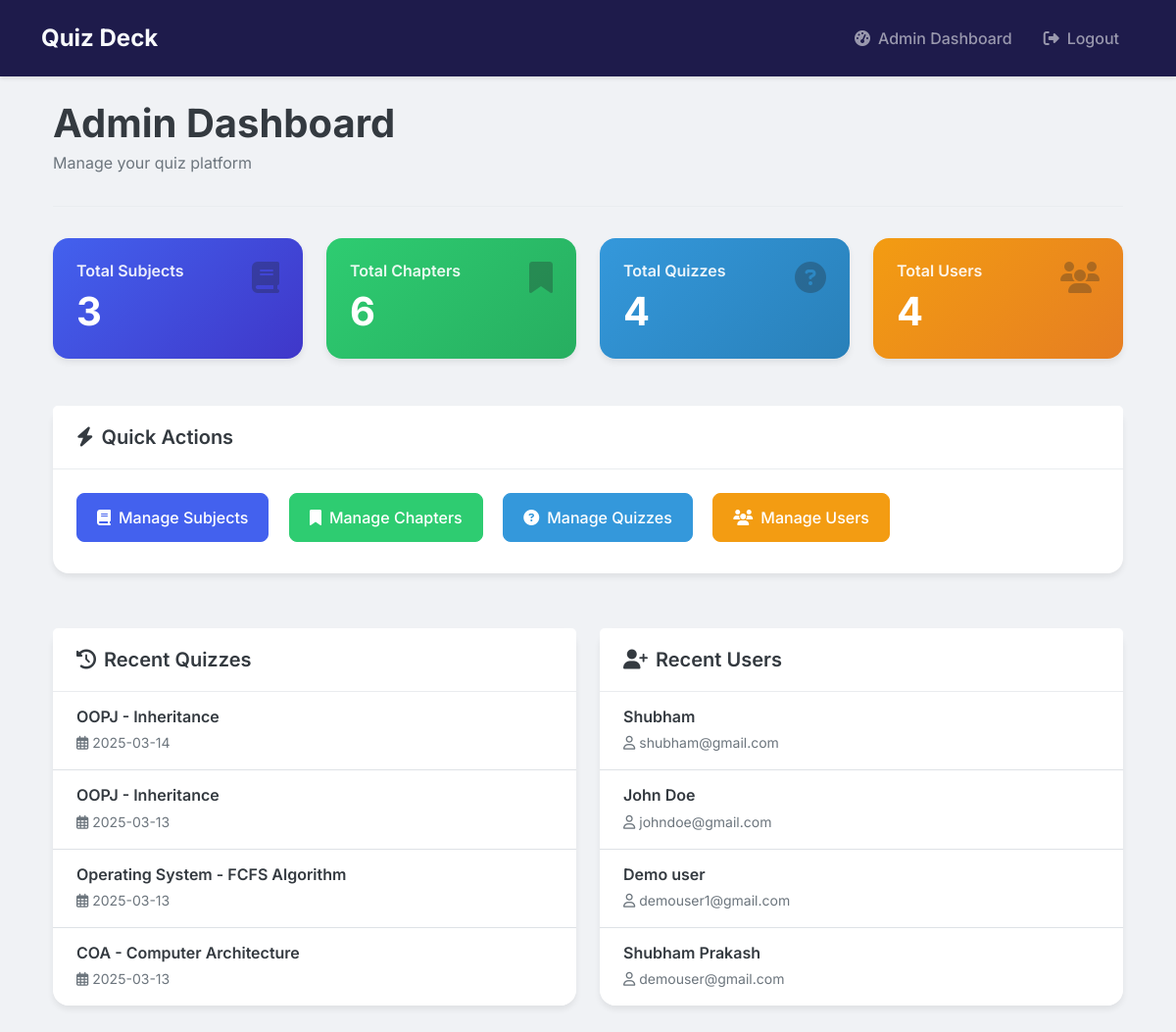
The app's page /admin/dashboard (signed in) with its own data.
### models/models.py (models this page shows)
class Quiz(db.Model):
    id = db.Column(db.Integer, primary_key=True)
    chapter_id = db.Column(db.Integer, db.ForeignKey('chapter.id'), nullable=False)
    date_of_quiz = db.Column(db.Date, nullable=False)
    time_duration = db.Column(db.Interval, nullable=False)
    remarks = db.Column(db.Text)
    questions = db.relationship('Question', backref='quiz', cascade='all, delete-orphan', lazy=True)
    scores = db.relationship('Score', backref='quiz', cascade='all, delete-orphan', lazy=True)

class Subject(db.Model):
    id = db.Column(db.Integer, primary_key=True)
    name = db.Column(db.String(100), nullable=False)
    description = db.Column(db.Text)
    chapters = db.relationship('Chapter', backref='subject', cascade='all, delete-orphan', lazy=True)

class Chapter(db.Model):
    id = db.Column(db.Integer, primary_key=True)
    name = db.Column(db.String(100), nullable=False)
    description = db.Column(db.Text)
    subject_id = db.Column(db.Integer, db.ForeignKey('subject.id'), nullable=False)
    quizzes = db.relationship('Quiz', backref='chapter', cascade='all, delete-orphan', lazy=True)

class User(UserMixin, db.Model):
    id = db.Column(db.Integer, primary_key=True)
    username = db.Column(db.String(120), unique=True, nullable=False)
    password = db.Column(db.String(200), nullable=False)
    full_name = db.Column(db.String(100), nullable=False)
    qualification = db.Column(db.String(100))
    dob = db.Column(db.Date)
    is_admin = db.Column(db.Boolean, default=False)
    quiz_scores = db.relationship('Score', backref='user', lazy=True)

### controllers/admin.py (the view)
@admin.route('/admin/dashboard')
@login_required
@admin_required
def dashboard():
    subjects_count = Subject.query.count()
    chapters_count = Chapter.query.count()
    quizzes_count = Quiz.query.count()
    users_count = User.query.filter_by(is_admin=False).count()
    recent_quizzes = Quiz.query.order_by(Quiz.date_of_quiz.desc()).limit(5).all()
    recent_users = User.query.filter_by(is_admin=False).order_by(User.id.desc()).limit(5).all()
    return render_template('admin/dashboard.html',
                         subjects_count=subjects_count,
                         chapters_count=chapters_count,
                         quizzes_count=quizzes_count,
                         users_count=users_count,
                         recent_quizzes=recent_quizzes,
                         recent_users=recent_users)

### app.py (called while the page is built)
@login_manager.user_loader
def load_user(user_id):
    return User.query.get(int(user_id))

### controllers/admin.py (called while the page is built)
def admin_required(f):
    @wraps(f)
    def decorated_function(*args, **kwargs):
        if not current_user.is_authenticated or not current_user.is_admin:
            flash('Access denied.', 'danger')
            return redirect(url_for('auth.login'))
        return f(*args, **kwargs)
    return decorated_function

### templates/admin/dashboard.html (shortened to what this page needs)
{% extends "base.html" %}
{% block content %}
<div class="container fade-in">
    <div class="dashboard-header">
        <div>
            <h1>Admin Dashboard</h1>
            <p class="subtitle">Manage your quiz platform</p>
        </div>
    </div>
    <div class="row mb-4">
        <div class="col-md-3 col-sm-6 mb-4">
            <div class="card stats-card primary">
                <div class="card-body">
                    <i class="fas fa-book icon"></i>
                    <h5 class="card-title">Total Subjects</h5>
                    <h2 class="card-text">{{ subjects_count }}</h2>
                </div>
            </div>
        </div>
        <div class="col-md-3 col-sm-6 mb-4">
            <div class="card stats-card success">
                <div class="card-body">
                    <i class="fas fa-bookmark icon"></i>
                    <h5 class="card-title">Total Chapters</h5>
                    <h2 class="card-text">{{ chapters_count }}</h2>
                </div>
            </div>
        </div>
        <div class="col-md-3 col-sm-6 mb-4">
            <div class="card stats-card info">
                <div class="card-body">
                    <i class="fas fa-question-circle icon"></i>
                    <h5 class="card-title">Total Quizzes</h5>
                    <h2 class="card-text">{{ quizzes_count }}</h2>
                </div>
            </div>
        </div>
        <div class="col-md-3 col-sm-6 mb-4">
            <div class="card stats-card warning">
                <div class="card-body">
                    <i class="fas fa-users icon"></i>
                    <h5 class="card-title">Total Users</h5>
                    <h2 class="card-text">{{ users_count }}</h2>
                </div>
            </div>
        </div>
    </div>
    <div class="row mb-4">
        <div class="col-md-12">
            <div class="card action-card">
                <div class="card-header">
                    <h5><i class="fas fa-bolt me-2"></i>Quick Actions</h5>
                </div>
                <div class="card-body">
                    <a href="{{ url_for('admin.manage_subjects') }}" class="btn action-btn primary">
                        <i class="fas fa-book"></i> Manage Subjects
                    </a>
                    <a href="{{ url_for('admin.manage_chapters') }}" class="btn action-btn success">
                        <i class="fas fa-bookmark"></i> Manage Chapters
                    </a>
                    <a href="{{ url_for('admin.manage_quizzes') }}" class="btn action-btn info">
                        <i class="fas fa-question-circle"></i> Manage Quizzes
                    </a>
                    <a href="{{ url_for('admin.manage_users') }}" class="btn action-btn warning">
                        <i class="fas fa-users"></i> Manage Users
                    </a>
                </div>
            </div>
        </div>
    </div>
    <div class="row">
        <div class="col-md-6 mb-4">
            <div class="card action-card">
                <div class="card-header">
                    <h5><i class="fas fa-history me-2"></i>Recent Quizzes</h5>
                </div>
                <div class="card-body p-0">
                    <div class="list-group custom-list-group">
                        {% for quiz in recent_quizzes %}
                        <div class="list-group-item">
                            <h6 class="mb-1">{{ quiz.chapter.subject.name }} - {{ quiz.chapter.name }}</h6>
                            <small><i class="far fa-calendar-alt me-1"></i>{{ quiz.date_of_quiz.strftime('%Y-%m-%d') }}</small>
                        </div>
                        {% else %}
                        <div class="list-group-item text-center py-4">
                            <p class="text-muted mb-0">No recent quizzes</p>
                        </div>
                        {% endfor %}
                    </div>
                </div>
            </div>
        </div>
        <div class="col-md-6 mb-4">
            <div class="card action-card">
                <div class="card-header">
                    <h5><i class="fas fa-user-plus me-2"></i>Recent Users</h5>
                </div>
                <div class="card-body p-0">
                    <div class="list-group custom-list-group">
                        {% for user in recent_users %}
                        <div class="list-group-item">
                            <h6 class="mb-1">{{ user.full_name }}</h6>
                            <small><i class="far fa-user me-1"></i>{{ user.username }}</small>
                        </div>
                        {% else %}
                        <div class="list-group-item text-center py-4">
                            <p class="text-muted mb-0">No recent users</p>
                        </div>
                        {% endfor %}
                    </div>
                </div>
            </div>
        </div>
    </div>
</div>
{% endblock %}

### static/css/dashboard.css (style rules this page uses)
:root { --primary-color: #4361ee; --primary-hover: #3a56d4; --secondary-color: #3f37c9; --success-color: #4cc9f0; --info-color: #4895ef; --warning-color: #f72585; --danger-color: #e63946; --light-color: #f8f9fa; --dark-color: #212529; --gray-100: #f8f9fa; --gray-200: #e9ecef; --gray-300: #dee2e6; --gray-400: #ced4da; --gray-500: #adb5bd; --gray-600: #6c757d; --gray-700: #495057; --gray-800: #343a40; --gray-900: #212529; --border-radius: 0.75rem; --box-shadow: 0 0.5rem 1rem rgba(0, 0, 0, 0.15); --transition: all 0.3s ease; }
body { background-color: #f0f2f5; color: var(--gray-800); font-family: 'Inter', sans-serif; }
.dashboard-header { display: flex; justify-content: space-between; align-items: center; margin-bottom: 2rem; padding-bottom: 1rem; border-bottom: 1px solid var(--gray-200); }
.dashboard-header h1, .dashboard-header h2 { font-weight: 700; color: var(--gray-800); margin-bottom: 0; }
.dashboard-header .subtitle { color: var(--gray-600); font-size: 1rem; margin-top: 0.25rem; }
.stats-card { border-radius: var(--border-radius); border: none; box-shadow: 0 4px 6px rgba(0, 0, 0, 0.07); transition: var(--transition); height: 100%; overflow: hidden; }
.stats-card .card-body { padding: 1.5rem; display: flex; flex-direction: column; }
.stats-card .card-title { font-size: 1rem; font-weight: 600; margin-bottom: 0.5rem; color: rgba(255, 255, 255, 0.9); }
.stats-card .card-text { font-size: 2.5rem; font-weight: 700; margin-bottom: 0; color: white; }
.stats-card .icon { position: absolute; top: 1.5rem; right: 1.5rem; font-size: 2rem; opacity: 0.3; }
.stats-card.primary { background: linear-gradient(135deg, var(--primary-color) 0%, var(--secondary-color) 100%); }
.stats-card.success { background: linear-gradient(135deg, #2ecc71 0%, #27ae60 100%); }
.stats-card.info { background: linear-gradient(135deg, #3498db 0%, #2980b9 100%); }
.stats-card.warning { background: linear-gradient(135deg, #f39c12 0%, #e67e22 100%); }
.action-card { border-radius: var(--border-radius); border: none; box-shadow: 0 4px 6px rgba(0, 0, 0, 0.07); margin-bottom: 2rem; }
.action-card .card-header { background-color: white; border-bottom: 1px solid var(--gray-200); padding: 1.25rem 1.5rem; }
.action-card .card-header h5 { font-weight: 600; margin-bottom: 0; color: var(--gray-800); }
.action-card .card-body { padding: 1.5rem; }
.action-btn { border-radius: 0.5rem; padding: 0.75rem 1.25rem; font-weight: 500; transition: var(--transition); margin-right: 1rem; margin-bottom: 0.5rem; display: inline-flex; align-items: center; }
.action-btn i, .action-btn svg { margin-right: 0.5rem; }
.action-btn.primary { background-color: var(--primary-color); border-color: var(--primary-color); color: white; }
.action-btn.success { background-color: #2ecc71; border-color: #2ecc71; color: white; }
.action-btn.info { background-color: #3498db; border-color: #3498db; color: white; }
.action-btn.warning { background-color: #f39c12; border-color: #f39c12; color: white; }
.custom-list-group { border-radius: var(--border-radius); overflow: hidden; }
.custom-list-group .list-group-item { border-left: none; border-right: none; padding: 1rem 1.5rem; transition: var(--transition); }
.custom-list-group .list-group-item:first-child { border-top: none; }
.custom-list-group .list-group-item:last-child { border-bottom: none; }
.custom-list-group h6 { font-weight: 600; margin-bottom: 0.25rem; color: var(--gray-800); }
.custom-list-group small { color: var(--gray-600); }
.fade-in { animation: fadeIn 0.5s ease-in-out; }

### static/css/auth.css (style rules this page uses)
:root { --primary-color: #4A90E2; --primary-dark: #357ABD; --text-primary: #2C3E50; --text-secondary: #7F8C8D; --error-color: #E74C3C; --border-radius: 12px; --input-bg: #F5F7FA; --transition: all 0.3s ease; }

### static/css/quiz.css (style rules this page uses)
:root { --primary-color: #4361ee; --primary-dark: #3a56d4; --primary-light: rgba(67, 97, 238, 0.1); --secondary-color: #3f37c9; --success-color: #4cc9f0; --success-dark: #0096c7; --warning-color: #ffd166; --warning-dark: #f9c74f; --danger-color: #ef476f; --danger-dark: #e63946; --text-primary: #2b2d42; --text-secondary: #6c757d; --background-color: #f8f9fa; --card-bg: #ffffff; --border-radius: 1rem; --border-radius-sm: 0.5rem; --box-shadow: 0 10px 15px -3px rgba(0, 0, 0, 0.1), 0 4px 6px -2px rgba(0, 0, 0, 0.05); --transition: all 0.3s ease; }
.fade-in { animation: fadeIn 0.5s ease-out; }

### static/css/results.css (style rules this page uses)
.fade-in { animation: fadeIn 0.5s ease-out; }

### records on screen
Quiz: chapter.subject.name "OOPJ", chapter.name "Inheritance", date_of_quiz "2025-03-14"
Quiz: chapter.subject.name "OOPJ", chapter.name "Inheritance", date_of_quiz "2025-03-13"
Quiz: chapter.subject.name "Operating System", chapter.name "FCFS Algorithm", date_of_quiz "2025-03-13"
Quiz: chapter.subject.name "COA", chapter.name "Computer Architecture", date_of_quiz "2025-03-13"
User: full_name "Shubham", username "shubham@gmail.com"
User: full_name "John Doe", username "johndoe@gmail.com"
User: full_name "Demo user", username "demouser1@gmail.com"
User: full_name "Shubham Prakash", username "demouser@gmail.com"

### other values on screen
{{ subjects_count }} "3"
{{ chapters_count }} "6"
{{ quizzes_count }} "4"
{{ users_count }} "4"
